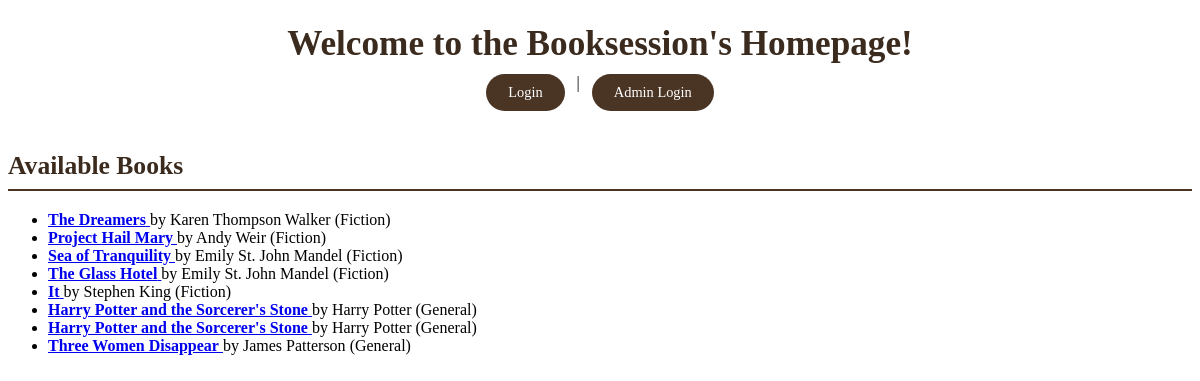
Before: /index/ with the older database file.
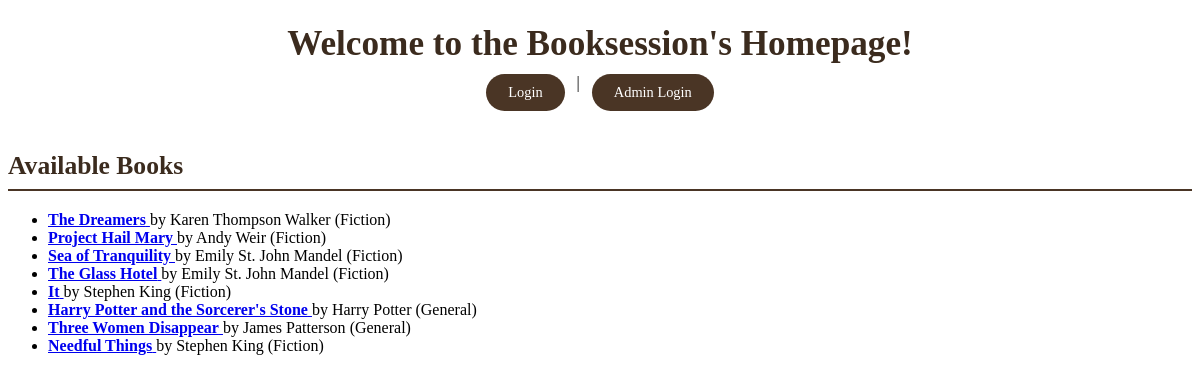
After: the same page with the newer database file.
### catalog/models.py (models this page shows, shortened)
class Book(models.Model):
    book_id = models.AutoField(primary_key=True)
    title = models.CharField(max_length=255)
    author = models.CharField(max_length=255)
    genre = models.CharField(max_length=100, blank=True, null=True)
    publisher = models.CharField(max_length=255, blank=True, null=True)
    year = models.IntegerField(blank=True, null=True)
    isbn = models.CharField(max_length=20, blank=True, null=True)
    story = models.TextField(blank=True, null=True)
    cover_image_url = models.URLField(blank=True, null=True)
    added_by = models.ForeignKey(User, on_delete=models.SET_NULL, null=True)
    created_at = models.DateTimeField(auto_now_add=True)

### catalog/views.py (the view)
# urls.py: path('index/', views.index, name='index'),
def index(request):
    books = Book.objects.all()
    return render(request, 'catalog/index.html', {'books': books})

### catalog/templates/catalog/index.html (shortened to what this page needs)
<!DOCTYPE html>
<html lang="en">
<head>
    {% load static %}
    <link rel="stylesheet" href="{% static 'catalog/style.css' %}">
</head>
<body>
    <h1>Welcome to the Booksession's Homepage!</h1>
  <nav>
    {% if user.is_authenticated %}
        <a href="{% url 'book_catalog' %}">Browse Catalog</a> |
        <a href="{% url 'collections' %}">My Collections</a> |
        <a href="{% url 'search_google_books' %}">🔍 Search & Add New Book</a> |
        <a href="{% url 'user_profile' %}">Profile</a> |
        <a href="{% url 'logout' %}">Logout</a>
    {% else %}
        <a href="{% url 'user_login' %}">Login</a> |
        <a href="{% url 'admin_login' %}">Admin Login</a>
    {% endif %}
  </nav>
    <h2>Available Books</h2>
    <ul>
       {% for book in books %}
        <li>
            <a href="{% url 'book_detail' book.pk %}">
                <strong>{{ book.title }}</strong>
            </a>
            by {{ book.author }} ({{ book.genre }})
        </li>
    {% empty %}
        <li>No books available yet.</li>
    {% endfor %}
    </ul>
</body>
</html>

### catalog/static/catalog/style.css (style rules this page uses)
h1 { font-size: 2.2rem; color: #3b2b1e; margin-bottom: 10px; text-align: center; }
nav { display: flex; justify-content: center; gap: 12px; margin-bottom: 40px; }
nav a { display: inline-block; padding: 10px 22px; background-color: #4a3525; color: white; text-decoration: none; border-radius: 20px; font-size: 0.9rem; transition: background-color 0.2s ease; }
h2 { font-size: 1.6rem; color: #3b2b1e; border-bottom: 2px solid #4a3525; padding-bottom: 8px; margin-bottom: 20px; }

Changed rows visible on the page:
removed Book: title "Harry Potter and the Sorcerer's Stone", author "Harry Potter", genre "General"
added Book: title "Needful Things", author "Stephen King", genre "Fiction"
